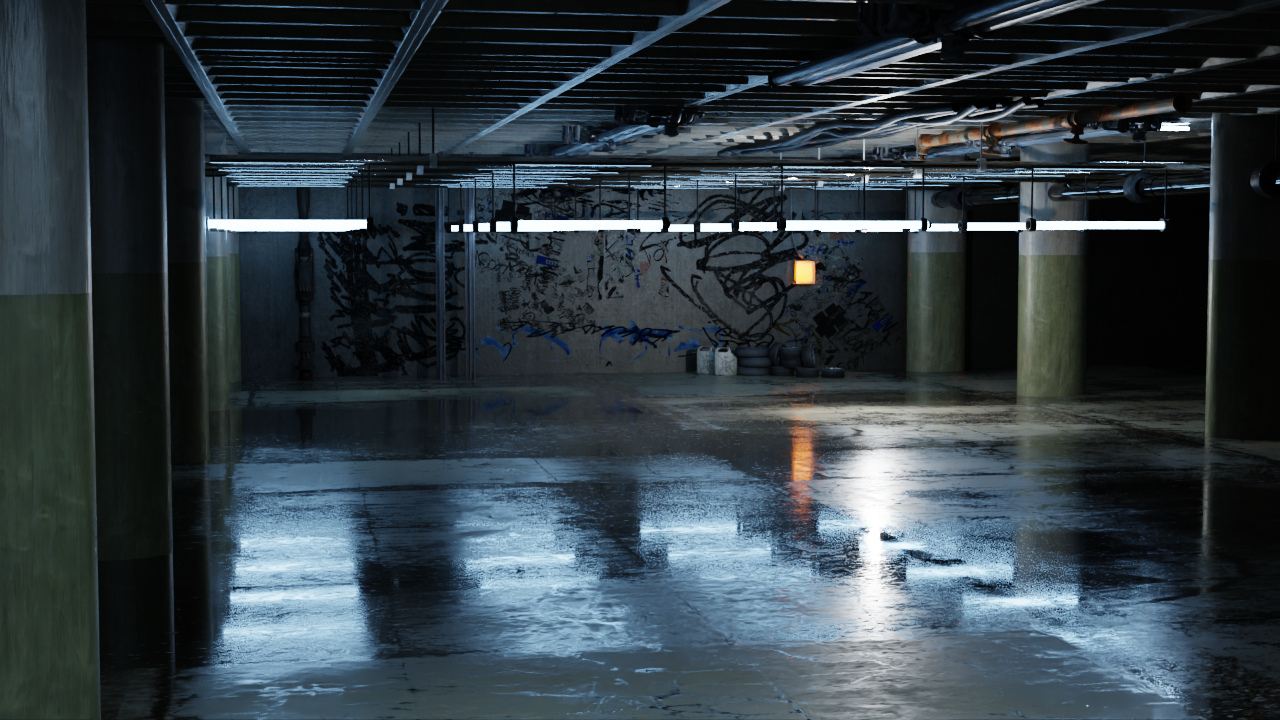
#> input picture tools/scripts/garage/reference/blender_truth_1280x720.png, 1280 x 720 px, given in place of blender_truth_1280x720.png_moving.png, which was not available
$ python ghost_map.py reference/blender_truth_1280x720.png
#> lines starting #> are read from the running program, lines starting #| are printed output that depends on the picture; after the words box and inside, x2 and y2 are one past the last pixel; in counts of white or black regions, pixels touching at a corner belong together; pictures that were not available may be replaced by others from this repository, and a replacement may not be noted
# -*- coding: utf-8 -*-
"""RT-24: where the trails are -- edges the mid-swing frame has and the settled one does not.

Reads spin_measure.py's `<tag>_moving.png` and `<tag>_settled.png` (build/rt24) and paints
every such edge red over the settled frame, dimmed: a pole's reflection left behind is a
red line the settled picture has no edge under, the car's bumper outline a red curve on the
floor. Grain makes red specks too; a trail is a line.

    ghost_map.py <tag> [<tag> ...]
"""
import os
import sys

import numpy as np
from PIL import Image, ImageFilter

OUT = os.path.join(os.path.dirname(os.path.abspath(__file__)), '..', '..', '..', 'build', 'rt24')


def edges(path):
    a = np.asarray(Image.open(path).convert('L').filter(ImageFilter.GaussianBlur(1)), dtype=np.float32)
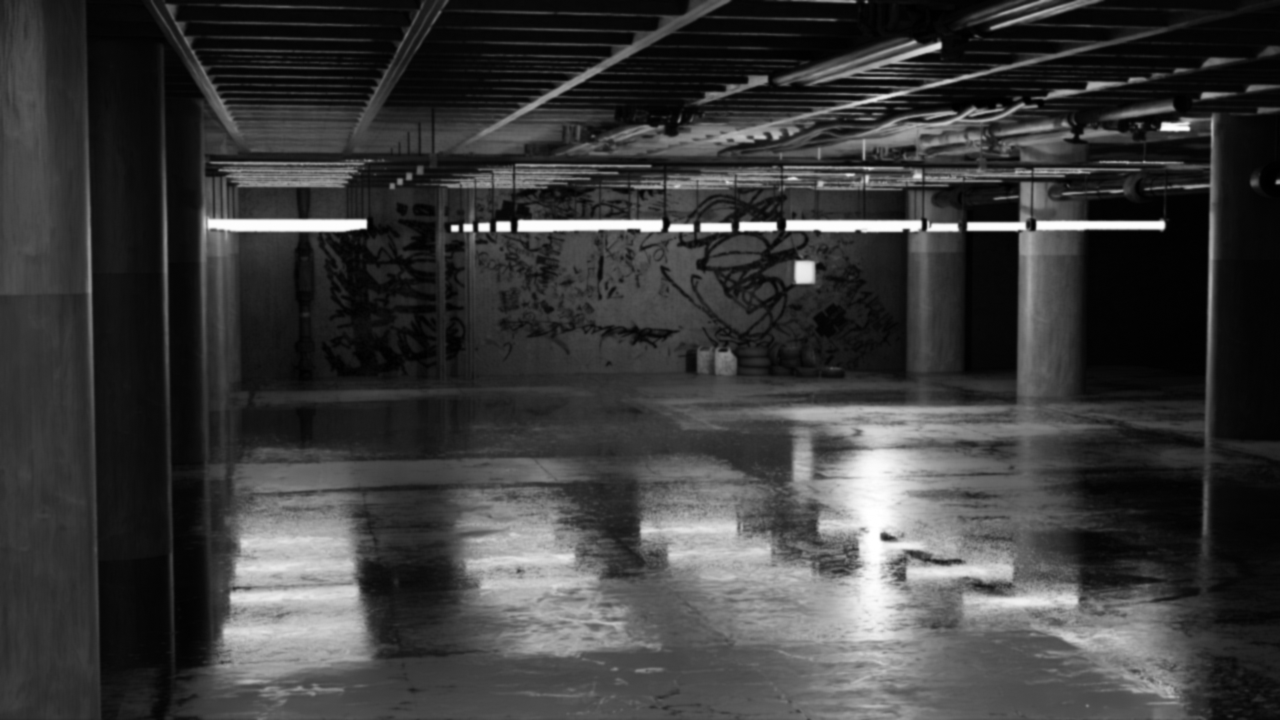
#> a: shape (720, 1280) float32; min 0, max 255, mean 59.4
    gx = np.zeros_like(a)
    gy = np.zeros_like(a)
    gx[:, 1:-1] = a[:, 2:] - a[:, :-2]
    gy[1:-1, :] = a[2:, :] - a[:-2, :]
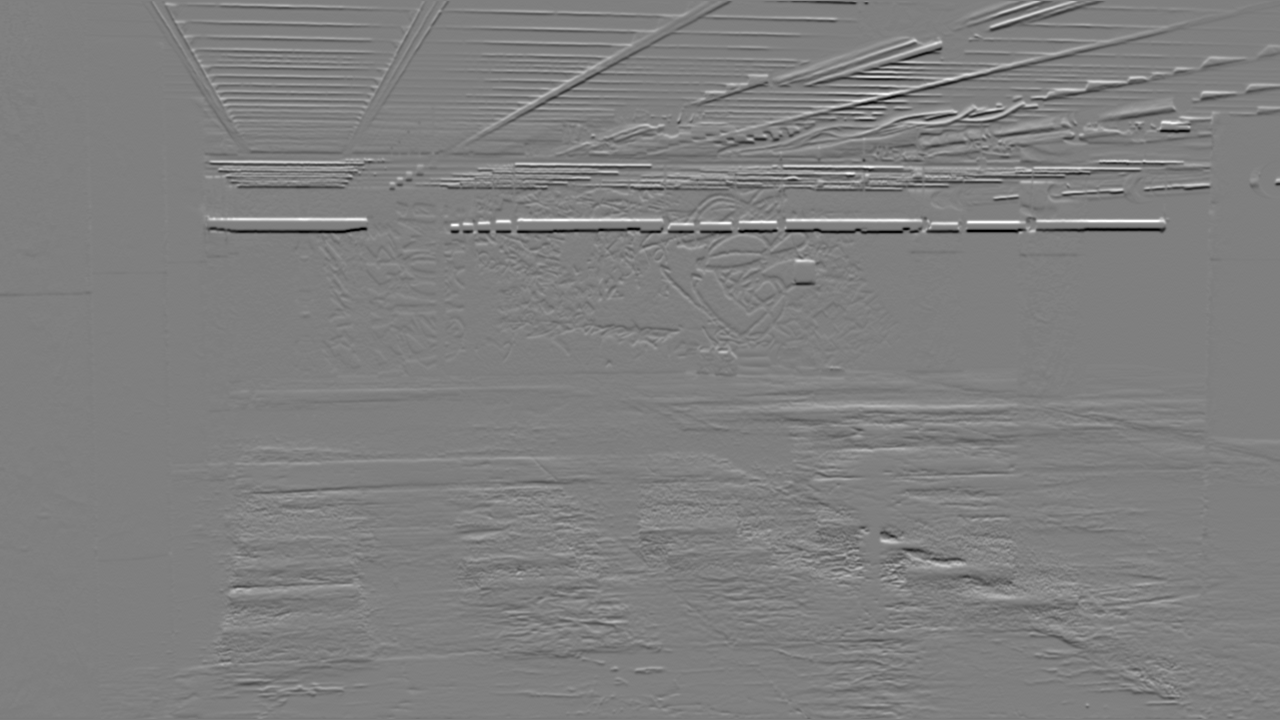
#> gy: shape (720, 1280) float32; min -162, max 162, mean 0.1; drawn with min black and max white
    return np.hypot(gx, gy)
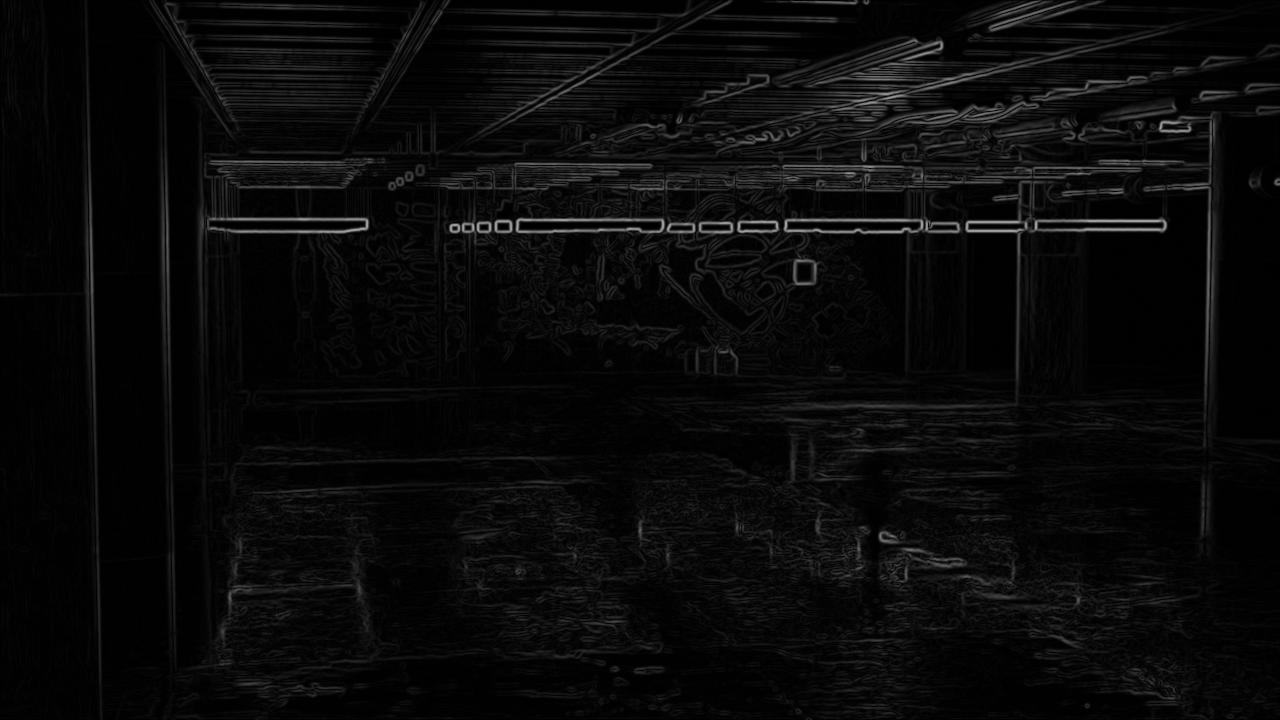
#> returned value: shape (720, 1280) float32; min 0, max 173.2, mean 10


def ghosts(tag, frame='moving'):
    moving = edges(os.path.join(OUT, '%s_%s.png' % (tag, frame)))
    settled = edges(os.path.join(OUT, tag + '_settled.png'))
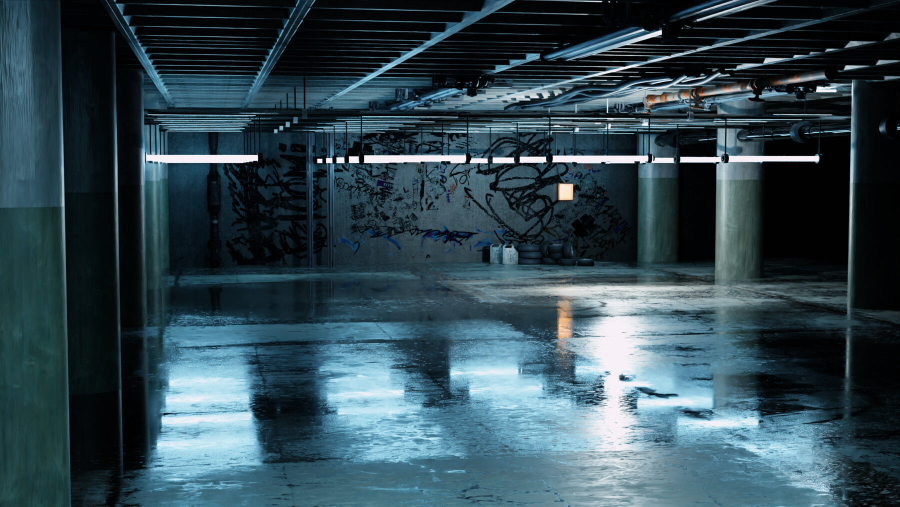
#> input picture tools/scripts/garage/reference/cgtrader_5a886a248a_artistcam.jpg, 1800 x 1014 px, given in place of blender_truth_1280x720.png_settled.png, which was not available (shown at 1/2 size)
#> in edges (call 2), `a = np.asarray(Image.open(path).convert('L').filter(ImageFilter.Gaussi..`:
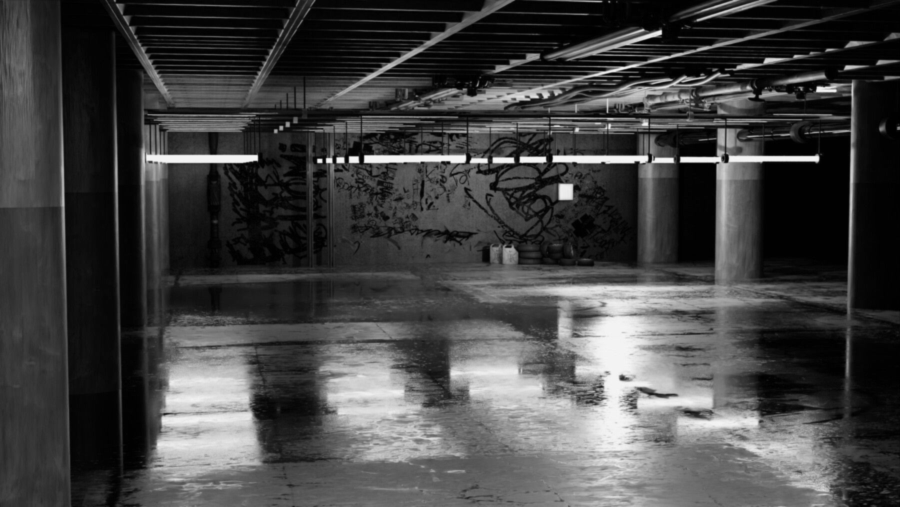
#> a: shape (1014, 1800) float32 (shown at 1/2 size); min 0, max 246, mean 67.2
    near = np.asarray(Image.fromarray((settled > 12).astype(np.uint8) * 255)
                      .filter(ImageFilter.MaxFilter(7))) > 0
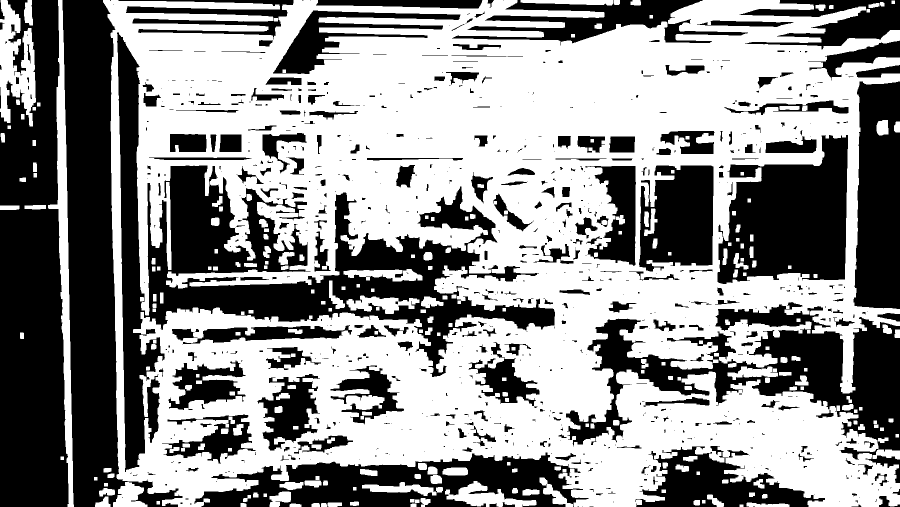
#> near: shape (1014, 1800) bool (shown at 1/2 size); 56.7% white; 803 black regions (467 under 20 px), largest, box (x1, y1, x2, y2) and area: (234, 65, 1110, 944) 145142, (0, 0, 138, 1014) 110152, (125, 0, 365, 1014) 93276
#> (the run stopped early here; a loop or call above may not have finished)
